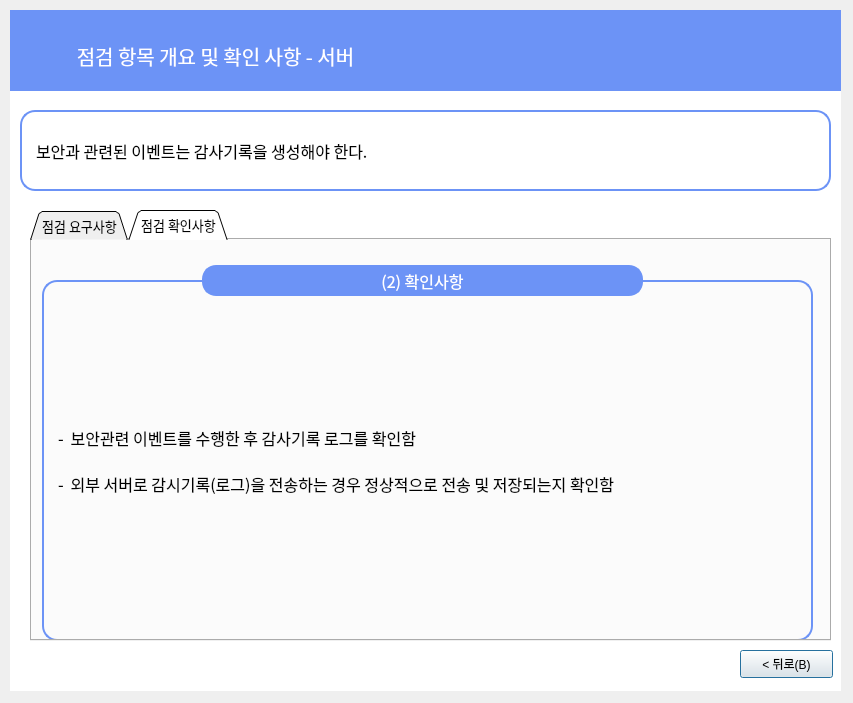
<?xml version="1.0" encoding="UTF-8"?>
<ui version="4.0">
 <class>Dialog</class>
 <widget class="QDialog" name="Dialog">
  <property name="geometry">
   <rect>
    <x>0</x>
    <y>0</y>
    <width>853</width>
    <height>703</height>
   </rect>
  </property>
  <property name="windowTitle">
   <string>Dialog</string>
  </property>
  <widget class="QLabel" name="label_6">
   <property name="geometry">
    <rect>
     <x>10</x>
     <y>10</y>
     <width>831</width>
     <height>681</height>
    </rect>
   </property>
   <property name="font">
    <font>
     <family>Gmarket Sans TTF</family>
     <pointsize>16</pointsize>
     <weight>50</weight>
     <bold>false</bold>
     <kerning>true</kerning>
    </font>
   </property>
   <property name="autoFillBackground">
    <bool>false</bool>
   </property>
   <property name="styleSheet">
    <string notr="true">background-color: rgb(255,255,255);
border-color: rgb(0, 0, 0);</string>
   </property>
   <property name="text">
    <string/>
   </property>
   <property name="scaledContents">
    <bool>false</bool>
   </property>
   <property name="alignment">
    <set>Qt::AlignCenter</set>
   </property>
  </widget>
  <widget class="QLabel" name="label_7">
   <property name="geometry">
    <rect>
     <x>10</x>
     <y>10</y>
     <width>831</width>
     <height>81</height>
    </rect>
   </property>
   <property name="font">
    <font>
     <family>Gmarket Sans TTF</family>
     <pointsize>11</pointsize>
     <weight>50</weight>
     <bold>false</bold>
     <kerning>true</kerning>
    </font>
   </property>
   <property name="autoFillBackground">
    <bool>false</bool>
   </property>
   <property name="styleSheet">
    <string notr="true">background-color: rgb(108, 147, 246);
border-color: rgb(0, 0, 0);</string>
   </property>
   <property name="text">
    <string/>
   </property>
   <property name="scaledContents">
    <bool>false</bool>
   </property>
  </widget>
  <widget class="QLabel" name="label_8">
   <property name="geometry">
    <rect>
     <x>10</x>
     <y>30</y>
     <width>411</width>
     <height>51</height>
    </rect>
   </property>
   <property name="font">
    <font>
     <family>AppleSDGothicNeoM00</family>
     <pointsize>15</pointsize>
    </font>
   </property>
   <property name="styleSheet">
    <string notr="true">color : rgb(255, 255, 255)</string>
   </property>
   <property name="text">
    <string>점검 항목 개요 및 확인 사항 - 서버</string>
   </property>
   <property name="alignment">
    <set>Qt::AlignCenter</set>
   </property>
  </widget>
  <widget class="QLabel" name="label_9">
   <property name="geometry">
    <rect>
     <x>20</x>
     <y>110</y>
     <width>811</width>
     <height>81</height>
    </rect>
   </property>
   <property name="font">
    <font>
     <family>AppleSDGothicNeoM00</family>
     <pointsize>12</pointsize>
     <weight>50</weight>
     <bold>false</bold>
     <kerning>true</kerning>
    </font>
   </property>
   <property name="autoFillBackground">
    <bool>false</bool>
   </property>
   <property name="styleSheet">
    <string notr="true">background-color : rgb(255, 255, 255);
padding-left:10px;
border: 2px solid rgb(108, 147, 246);
border-radius:15px</string>
   </property>
   <property name="text">
    <string>보안과 관련된 이벤트는 감사기록을 생성해야 한다.</string>
   </property>
   <property name="scaledContents">
    <bool>false</bool>
   </property>
  </widget>
  <widget class="QPushButton" name="pushButton_4">
   <property name="geometry">
    <rect>
     <x>740</x>
     <y>650</y>
     <width>93</width>
     <height>28</height>
    </rect>
   </property>
   <property name="text">
    <string>&lt; 뒤로(B)</string>
   </property>
  </widget>
  <widget class="QTabWidget" name="tabWidget">
   <property name="geometry">
    <rect>
     <x>30</x>
     <y>210</y>
     <width>801</width>
     <height>431</height>
    </rect>
   </property>
   <property name="font">
    <font>
     <family>AppleSDGothicNeoM00</family>
     <pointsize>10</pointsize>
    </font>
   </property>
   <property name="contextMenuPolicy">
    <enum>Qt::DefaultContextMenu</enum>
   </property>
   <property name="styleSheet">
    <string notr="true"/>
   </property>
   <property name="tabShape">
    <enum>QTabWidget::Triangular</enum>
   </property>
   <property name="currentIndex">
    <number>1</number>
   </property>
   <property name="elideMode">
    <enum>Qt::ElideNone</enum>
   </property>
   <property name="tabBarAutoHide">
    <bool>false</bool>
   </property>
   <widget class="QWidget" name="tab">
    <attribute name="title">
     <string>점검 요구사항</string>
    </attribute>
    <widget class="QLabel" name="label_21">
     <property name="geometry">
      <rect>
       <x>10</x>
       <y>40</y>
       <width>771</width>
       <height>361</height>
      </rect>
     </property>
     <property name="font">
      <font>
       <family>AppleSDGothicNeoM00</family>
       <pointsize>12</pointsize>
      </font>
     </property>
     <property name="styleSheet">
      <string notr="true">

border: 2px solid rgb(108, 147, 246);
border-radius:15px;
padding-left:10px;</string>
     </property>
     <property name="text">
      <string>- ‌ 감사기록 생성 기능을 구현해야 하며, 제품의 이상행위를 탐지 및 추적할 수 있어야 함

- ‌ 감사기록은 사건발생 일시, 유형, 사건을 발생시킨 주체의 신원, 작업내역 및 결과(성공/실패)
    등을 고려하도록 권고함

- ‌ 인가된 사용자(관리자)가 해석 할 수 있도록 감사기록을 생성하고, 검토할 수 있는 기능을
    제공해야 함

- ‌ 감사기록(로그)을 제품에 저장하지 않고 외부 서버 또는 기타 저장장치로 전송할 수 있음</string>
     </property>
    </widget>
    <widget class="QLabel" name="label_3">
     <property name="geometry">
      <rect>
       <x>160</x>
       <y>0</y>
       <width>461</width>
       <height>81</height>
      </rect>
     </property>
     <property name="font">
      <font>
       <family>AppleSDGothicNeoM00</family>
       <pointsize>12</pointsize>
      </font>
     </property>
     <property name="styleSheet">
      <string notr="true">background-color : rgb(108, 147, 246);
color : rgb(255, 255, 255);
border: 2px solid rgb(108, 147, 246);
margin-left:10px;
margin-right:10px;
margin-top:25px;
margin-bottom:25px;
border-radius:14px
</string>
     </property>
     <property name="text">
      <string>(1) 요구사항</string>
     </property>
     <property name="alignment">
      <set>Qt::AlignCenter</set>
     </property>
    </widget>
   </widget>
   <widget class="QWidget" name="tab_2">
    <attribute name="title">
     <string>점검 확인사항</string>
    </attribute>
    <widget class="QLabel" name="label_22">
     <property name="geometry">
      <rect>
       <x>10</x>
       <y>40</y>
       <width>771</width>
       <height>361</height>
      </rect>
     </property>
     <property name="font">
      <font>
       <family>AppleSDGothicNeoM00</family>
       <pointsize>12</pointsize>
      </font>
     </property>
     <property name="styleSheet">
      <string notr="true">

border: 2px solid rgb(108, 147, 246);
border-radius:15px;
padding-left:10px</string>
     </property>
     <property name="text">
      <string>- ‌ 보안관련 이벤트를 수행한 후 감사기록 로그를 확인함

- ‌ 외부 서버로 감시기록(로그)을 전송하는 경우 정상적으로 전송 및 저장되는지 확인함</string>
     </property>
    </widget>
    <widget class="QLabel" name="label_4">
     <property name="geometry">
      <rect>
       <x>160</x>
       <y>0</y>
       <width>461</width>
       <height>81</height>
      </rect>
     </property>
     <property name="font">
      <font>
       <family>AppleSDGothicNeoM00</family>
       <pointsize>12</pointsize>
      </font>
     </property>
     <property name="styleSheet">
      <string notr="true">background-color : rgb(108, 147, 246);
color : rgb(255, 255, 255);
border: 2px solid rgb(108, 147, 246);
margin-left:10px;
margin-right:10px;
margin-top:25px;
margin-bottom:25px;
border-radius:14px
</string>
     </property>
     <property name="text">
      <string>(2) 확인사항</string>
     </property>
     <property name="alignment">
      <set>Qt::AlignCenter</set>
     </property>
    </widget>
   </widget>
  </widget>
 </widget>
 <resources/>
 <connections/>
</ui>
